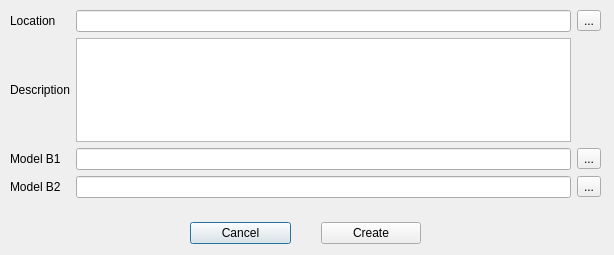
<?xml version="1.0" encoding="UTF-8"?>
<ui version="4.0">
 <class>Dialog</class>
 <widget class="QDialog" name="Dialog">
  <property name="geometry">
   <rect>
    <x>0</x>
    <y>0</y>
    <width>614</width>
    <height>255</height>
   </rect>
  </property>
  <property name="windowTitle">
   <string>New Measurement</string>
  </property>
  <widget class="QWidget" name="">
   <property name="geometry">
    <rect>
     <x>10</x>
     <y>10</y>
     <width>591</width>
     <height>188</height>
    </rect>
   </property>
   <layout class="QGridLayout" name="gridLayout">
    <item row="3" column="0">
     <widget class="QLabel" name="modelB1Label">
      <property name="text">
       <string>Model B1</string>
      </property>
     </widget>
    </item>
    <item row="0" column="1">
     <widget class="QLineEdit" name="locationLineEdit"/>
    </item>
    <item row="1" column="0">
     <widget class="QLabel" name="descriptionLabel">
      <property name="text">
       <string>Description</string>
      </property>
     </widget>
    </item>
    <item row="0" column="0">
     <widget class="QLabel" name="locationLabel">
      <property name="text">
       <string>Location</string>
      </property>
     </widget>
    </item>
    <item row="3" column="1">
     <widget class="QLineEdit" name="modelB1LineEdit"/>
    </item>
    <item row="1" column="1">
     <widget class="QTextEdit" name="descriptionTextEdit"/>
    </item>
    <item row="0" column="2">
     <widget class="QToolButton" name="openLocation">
      <property name="text">
       <string>...</string>
      </property>
     </widget>
    </item>
    <item row="3" column="2">
     <widget class="QToolButton" name="openModelB1">
      <property name="text">
       <string>...</string>
      </property>
     </widget>
    </item>
    <item row="4" column="0">
     <widget class="QLabel" name="modelB2Label">
      <property name="text">
       <string>Model B2</string>
      </property>
     </widget>
    </item>
    <item row="4" column="1">
     <widget class="QLineEdit" name="modelB2LineEdit"/>
    </item>
    <item row="4" column="2">
     <widget class="QToolButton" name="openModelB2">
      <property name="text">
       <string>...</string>
      </property>
     </widget>
    </item>
   </layout>
  </widget>
  <widget class="QWidget" name="">
   <property name="geometry">
    <rect>
     <x>160</x>
     <y>220</y>
     <width>291</width>
     <height>27</height>
    </rect>
   </property>
   <layout class="QGridLayout" name="gridLayout_2">
    <property name="leftMargin">
     <number>30</number>
    </property>
    <property name="rightMargin">
     <number>30</number>
    </property>
    <property name="horizontalSpacing">
     <number>30</number>
    </property>
    <item row="0" column="0">
     <widget class="QPushButton" name="cancelButton">
      <property name="text">
       <string>Cancel</string>
      </property>
     </widget>
    </item>
    <item row="0" column="1">
     <widget class="QPushButton" name="createButton">
      <property name="text">
       <string>Create</string>
      </property>
     </widget>
    </item>
   </layout>
  </widget>
 </widget>
 <resources/>
 <connections>
  <connection>
   <sender>openLocation</sender>
   <signal>clicked()</signal>
   <receiver>Dialog</receiver>
   <slot>openLocationClicked()</slot>
   <hints>
    <hint type="sourcelabel">
     <x>397</x>
     <y>22</y>
    </hint>
    <hint type="destinationlabel">
     <x>210</x>
     <y>134</y>
    </hint>
   </hints>
  </connection>
  <connection>
   <sender>openModelB1</sender>
   <signal>clicked()</signal>
   <receiver>Dialog</receiver>
   <slot>openModelB1Clicked()</slot>
   <hints>
    <hint type="sourcelabel">
     <x>587</x>
     <y>196</y>
    </hint>
    <hint type="destinationlabel">
     <x>306</x>
     <y>134</y>
    </hint>
   </hints>
  </connection>
  <connection>
   <sender>cancelButton</sender>
   <signal>clicked()</signal>
   <receiver>Dialog</receiver>
   <slot>close()</slot>
   <hints>
    <hint type="sourcelabel">
     <x>240</x>
     <y>243</y>
    </hint>
    <hint type="destinationlabel">
     <x>306</x>
     <y>134</y>
    </hint>
   </hints>
  </connection>
  <connection>
   <sender>createButton</sender>
   <signal>clicked()</signal>
   <receiver>Dialog</receiver>
   <slot>createMeasurement()</slot>
   <hints>
    <hint type="sourcelabel">
     <x>370</x>
     <y>243</y>
    </hint>
    <hint type="destinationlabel">
     <x>306</x>
     <y>134</y>
    </hint>
   </hints>
  </connection>
  <connection>
   <sender>openModelB2</sender>
   <signal>clicked()</signal>
   <receiver>Dialog</receiver>
   <slot>openModelB2Clicked()</slot>
   <hints>
    <hint type="sourcelabel">
     <x>587</x>
     <y>183</y>
    </hint>
    <hint type="destinationlabel">
     <x>306</x>
     <y>170</y>
    </hint>
   </hints>
  </connection>
 </connections>
 <slots>
  <slot>openLocationClicked()</slot>
  <slot>openModelB1Clicked()</slot>
  <slot>createMeasurement()</slot>
  <slot>openModelB2Clicked()</slot>
 </slots>
</ui>
